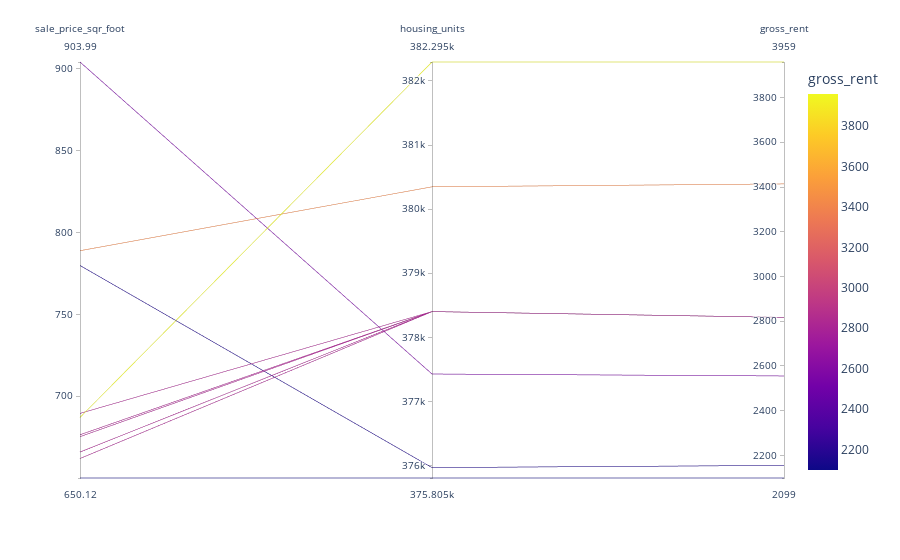

Source (notebook cell):
### Code cell
px.parallel_coordinates(top_10_neighborhoods, color="gross_rent")

### Figure 1 — Plotly figure (JSON) as saved in the notebook; plotly's stock layout.template omitted (floating-point values rounded to 4 significant figures)
{"data": [{"dimensions": [{"label": "sale_price_sqr_foot", "values": [904.0, 788.8, 779.8, 689.6, 687.1, 676.5, 675.4, 666.0, 662.0, 650.1]}, {"label": "housing_units", "values": [377400.0, 380348, 376000.0, 378401, 382295, 378401, 378401, 378401, 378401, 375805]}, {"label": "gross_rent", "values": [2555.0, 3414, 2155.0, 2817.0, 3959, 2817.0, 2817.0, 2817.0, 2817.0, 2099]}], "domain": {"x": [0, 1], "y": [0, 1]}, "line": {"color": [2555.0, 3414, 2155.0, 2817.0, 3959, 2817.0, 2817.0, 2817.0, 2817.0, 2099], "coloraxis": "coloraxis"}, "name": "", "type": "parcoords"}], "layout": {"coloraxis": {"colorbar": {"title": {"text": "gross_rent"}}, "colorscale": [[0, "#0d0887"], [0.1111, "#46039f"], [0.2222, "#7201a8"], [0.3333, "#9c179e"], [0.4444, "#bd3786"], [0.5556, "#d8576b"], [0.6667, "#ed7953"], [0.7778, "#fb9f3a"], [0.8889, "#fdca26"], [1, "#f0f921"]]}, "legend": {"tracegroupgap": 0}, "margin": {"t": 60}}}
